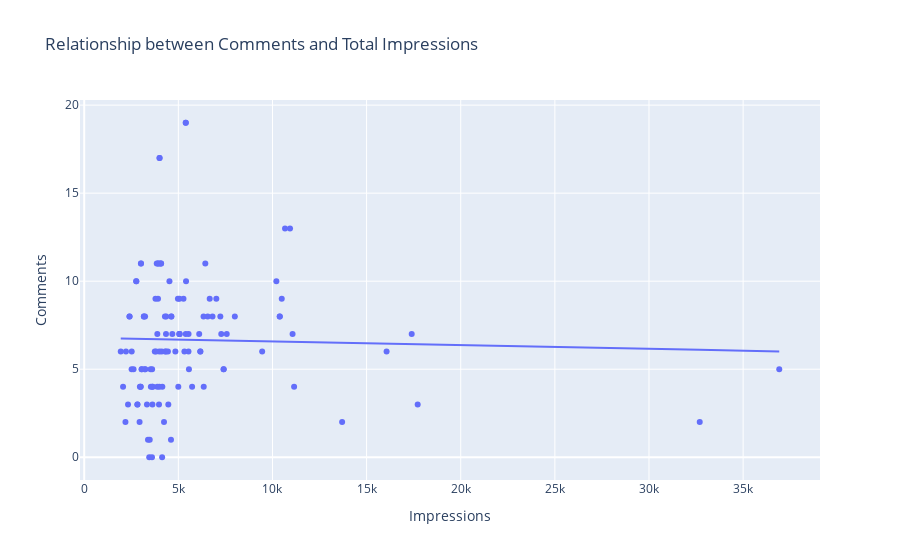

This figure's notebook cell:
### Markdown cell above
A linear relationship is formed between the number of likes and the reach got on Instagram. Hence more number of likes may result in more reach of posts.

### Code cell
fig= px.scatter(data_frame= data, x="Impressions", y="Comments", trendline="ols", 
                   title= "Relationship between Comments and Total Impressions")
fig.show()
